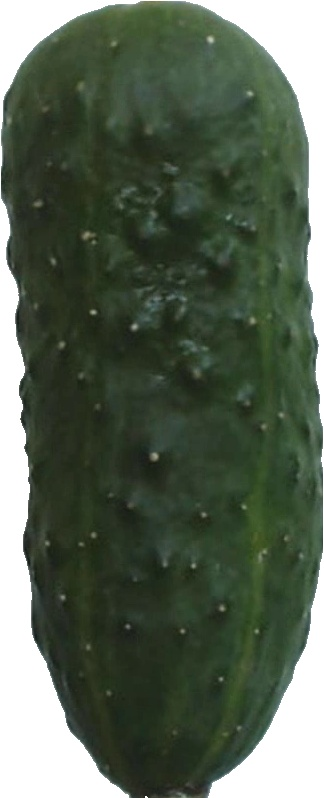
#> input picture qweqwe/image1.jpg, 324 x 798 px, found by its file name; its folder holds only this picture in this run
$ jupyter execute --allow-errors 'K_평균.ipynb'
#> lines starting #> are read from the running program, lines starting #| are printed output that depends on the picture
<a href="https://colab.research.google.com/github/20184415/qwer/blob/main/K_%ED%8F%89%EA%B7%A0.ipynb" target="_parent"></a>

# k-평균

<table align="left">
  <td>
    <a target="_blank" href="https://colab.research.google.com/github/rickiepark/hg-mldl/blob/master/6-2.ipynb">구글 코랩에서 실행하기</a>
  </td>
</table>

[cell 1]
from google.colab import drive
drive.mount('/content/drive')

[cell 2]
import os
import cv2
import numpy as np
from sklearn.cluster import KMeans
import matplotlib.pyplot as plt

def load_images_from_folder(folder_path, img_size=(100, 100)):
#> called with img_size = (100, 100)
    images = []
    for filename in os.listdir(folder_path):
        if filename.lower().endswith('jpg'):
            img_path = os.path.join(folder_path, filename)
            img = cv2.imread(img_path, cv2.IMREAD_GRAYSCALE)
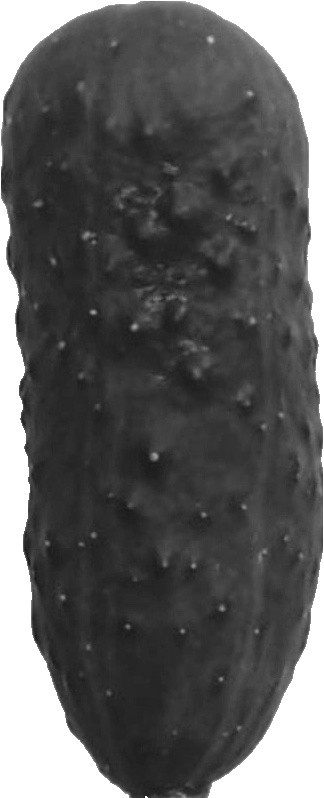
#> img: shape (798, 324); min 24, max 255, mean 93.9
            if img is not None:
                resized_img = cv2.resize(img, img_size)
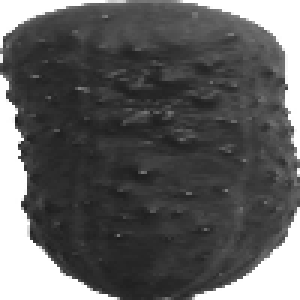
#> resized_img: shape (100, 100) (shown 3 times larger); min 29, max 255, mean 93.8
                images.append(resized_img)
    return np.array(images)


def draw_fruits(arr, ratio=1):
    n = len(arr)
    rows = int(np.ceil(n/10))
    cols = n if rows < 2 else 10
    fig, axs = plt.subplots(rows, cols,
                            figsize=(cols*ratio, rows*ratio), squeeze=False)
    for i in range(rows):
        for j in range(cols):
            if i*10 + j < n:
                axs[i, j].imshow(arr[i*10 + j], cmap='gray')
            axs[i, j].axis('off')
    plt.show()


# 이미지가 들어있는 디렉토리 경로
folder_path = r"/content/drive/MyDrive/Colab Notebooks/qweqwe"

# 디렉토리 내의 모든 이미지 파일을 읽어옴
images = load_images_from_folder(folder_path)
np.random.shuffle(images)

$ run again, on qweqwe/image12.jpg
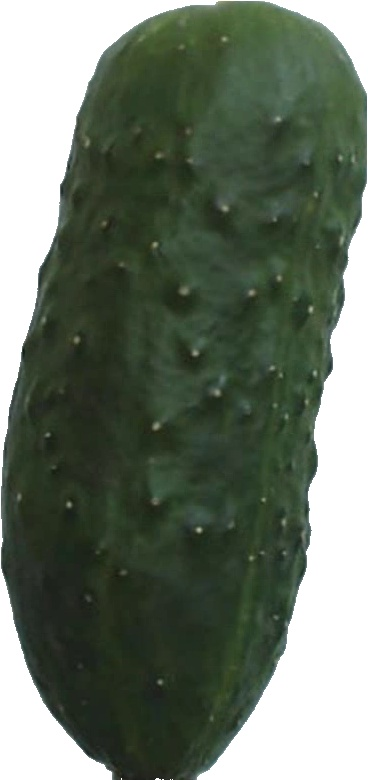
#> input picture qweqwe/image12.jpg, 368 x 780 px, found by its file name
#> in load_images_from_folder, `img = cv2.imread(img_path, cv2.IMREAD_GRAYSCALE)`:
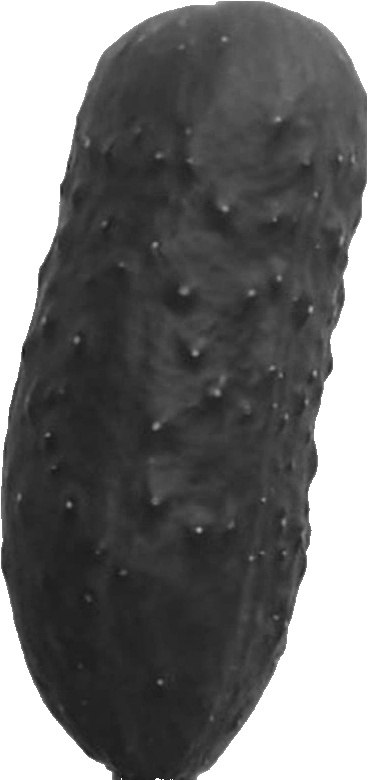
#> img: shape (780, 368); min 21, max 255, mean 110.2
#> in load_images_from_folder, `resized_img = cv2.resize(img, img_size)`:
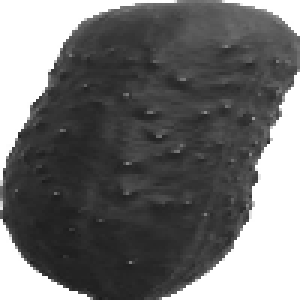
#> resized_img: shape (100, 100) (shown 3 times larger); min 27, max 255, mean 110.1

$ run again, on qweqwe/image13.jpg
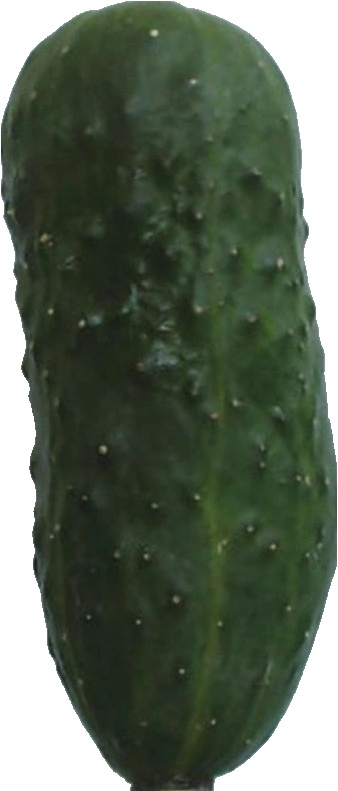
#> input picture qweqwe/image13.jpg, 338 x 791 px, found by its file name
#> in load_images_from_folder, `img = cv2.imread(img_path, cv2.IMREAD_GRAYSCALE)`:
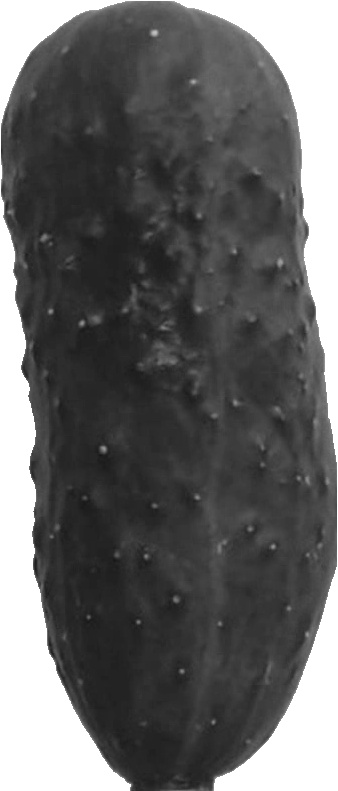
#> img: shape (791, 338); min 22, max 255, mean 100.5
#> in load_images_from_folder, `resized_img = cv2.resize(img, img_size)`:
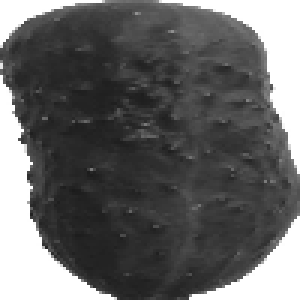
#> resized_img: shape (100, 100) (shown 3 times larger); min 27, max 255, mean 100.3

$ run again, on qweqwe/image10.jpg
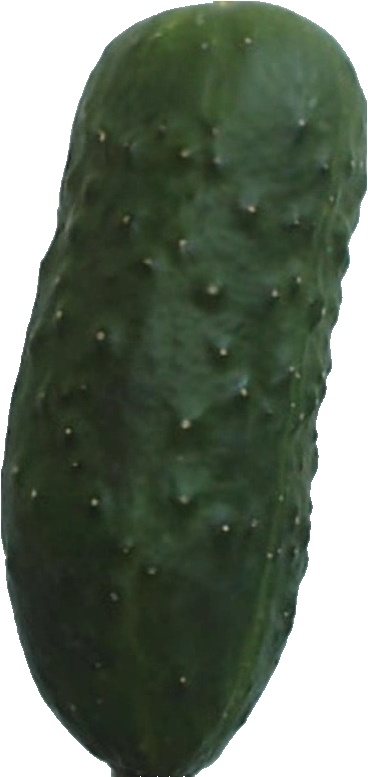
#> input picture qweqwe/image10.jpg, 368 x 777 px, found by its file name
#> in load_images_from_folder, `img = cv2.imread(img_path, cv2.IMREAD_GRAYSCALE)`:
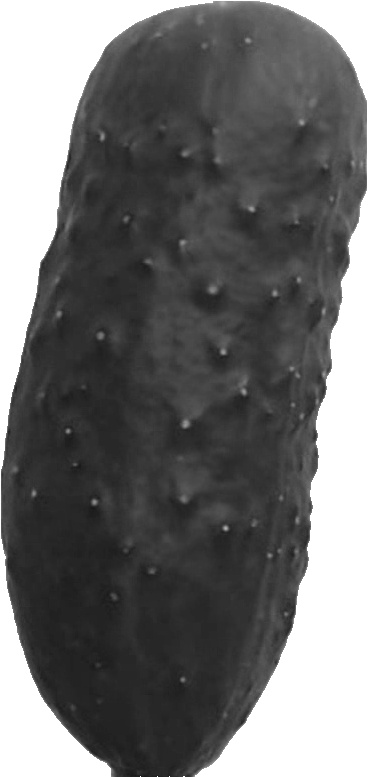
#> img: shape (777, 368); min 23, max 255, mean 110
#> in load_images_from_folder, `resized_img = cv2.resize(img, img_size)`:
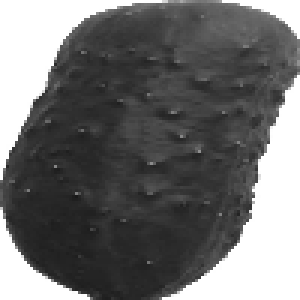
#> resized_img: shape (100, 100) (shown 3 times larger); min 25, max 255, mean 109.8
